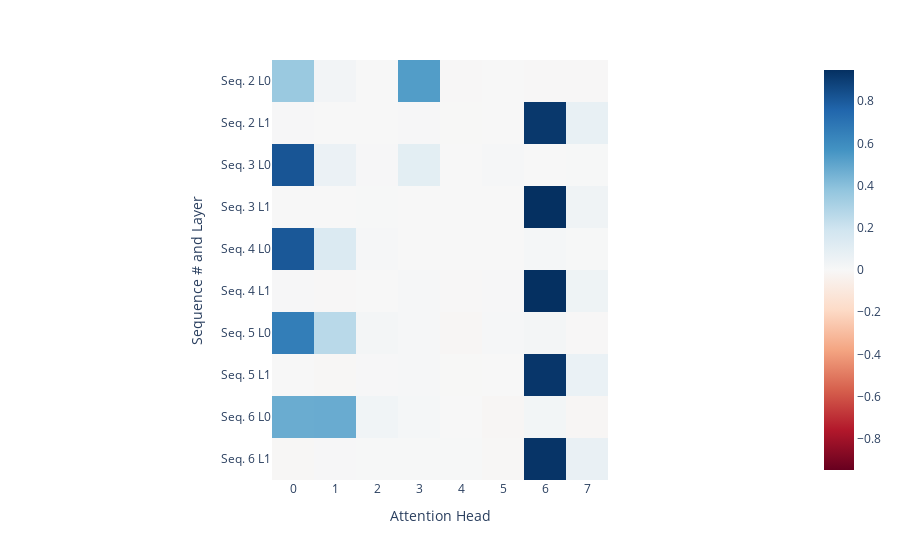

Notebook source saved alongside this figure:
### Code cell
# fig = imshow(v[2:-2],
#        yaxis="Layer",
#        xaxis="Head",
#        title="attn_head_out Activation Patching (All Pos)")

fig = px.imshow(utils.to_numpy(v[2:-2]),
          color_continuous_midpoint=0.0,
          color_continuous_scale="RdBu",
          labels={"x":"Attention Head", "y":"Sequence # and Layer"}) #.show(renderer)

ylabels = ['Seq. 2 L0', 'Seq. 2 L1',
           'Seq. 3 L0', 'Seq. 3 L1',
           'Seq. 4 L0', 'Seq. 4 L1',
           'Seq. 5 L0', 'Seq. 5 L1',
           'Seq. 6 L0', 'Seq. 6 L1']

fig.update_layout(xaxis=dict(tickvals=np.arange(8), ticktext=[0, 1, 2, 3, 4, 5, 6, 7]),
                  yaxis=dict(tickvals=np.arange(10), ticktext=ylabels))

### Figure 1 — Plotly figure (JSON) as saved in the notebook; plotly's stock layout.template omitted (floating-point values rounded to 4 significant figures)
{"data": [{"coloraxis": "coloraxis", "hovertemplate": "Attention Head: %{x}<br>Sequence # and Layer: %{y}<br>color: %{z}<extra></extra>", "name": "0", "type": "heatmap", "xaxis": "x", "yaxis": "y", "z": [[0.354, 0.02727, 0.001621, 0.5319, -0.004044, -0.0006274, -0.004021, -0.003577], [0.005734, 0.0003435, 0.002386, 0.006212, -0.00289, 0.001983, 0.9185, 0.07463], [0.8165, 0.06015, 0.005776, 0.09809, -0.0006579, 0.008643, 0.002345, 0.003414], [-0.0007268, 0.001168, 0.002901, 0.001432, 0.00165, 0.002014, 0.9472, 0.04098], [0.8073, 0.1381, 0.0107, 0.0001937, 0.0004446, 0.00179, 0.01274, 0.004164], [0.007363, -0.004885, -0.001168, 0.008191, -0.004328, 0.006412, 0.9461, 0.04617], [0.658, 0.2625, 0.01775, 0.01206, -0.01232, 0.01099, 0.01834, -0.00548], [-0.000315, -0.007272, 0.006579, 0.007538, -0.002729, -0.0003678, 0.9253, 0.06518], [0.4741, 0.4763, 0.03345, 0.01266, 0.002044, -0.01074, 0.02529, -0.01303], [-0.006206, 0.005391, 0.002956, 0.004057, 0.003614, -0.007766, 0.9326, 0.0718]]}], "layout": {"coloraxis": {"cmid": 0, "colorscale": [[0, "rgb(103,0,31)"], [0.1, "rgb(178,24,43)"], [0.2, "rgb(214,96,77)"], [0.3, "rgb(244,165,130)"], [0.4, "rgb(253,219,199)"], [0.5, "rgb(247,247,247)"], [0.6, "rgb(209,229,240)"], [0.7, "rgb(146,197,222)"], [0.8, "rgb(67,147,195)"], [0.9, "rgb(33,102,172)"], [1, "rgb(5,48,97)"]]}, "margin": {"t": 60}, "xaxis": {"anchor": "y", "constrain": "domain", "domain": [0, 1], "scaleanchor": "y", "ticktext": [0, 1, 2, 3, 4, 5, 6, 7], "tickvals": [0, 1, 2, 3, 4, 5, 6, 7], "title": {"text": "Attention Head"}}, "yaxis": {"anchor": "x", "autorange": "reversed", "constrain": "domain", "domain": [0, 1], "ticktext": ["Seq. 2 L0", "Seq. 2 L1", "Seq. 3 L0", "Seq. 3 L1", "Seq. 4 L0", "Seq. 4 L1", "Seq. 5 L0", "Seq. 5 L1", "Seq. 6 L0", "Seq. 6 L1"], "tickvals": [0, 1, 2, 3, 4, 5, 6, 7, 8, 9], "title": {"text": "Sequence # and Layer"}}}}
